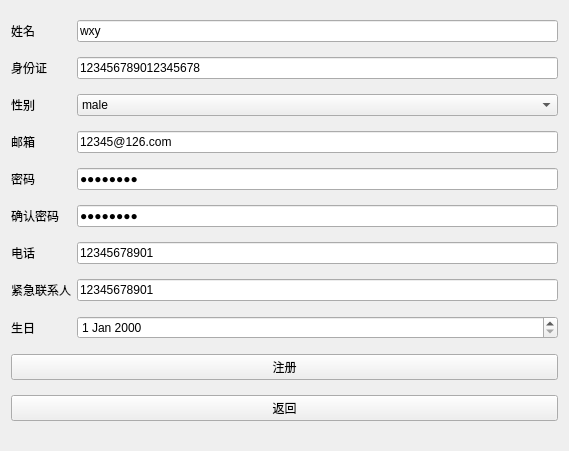
<?xml version="1.0" encoding="UTF-8"?>
<ui version="4.0">
 <class>PatientRegister</class>
 <widget class="QWidget" name="PatientRegister">
  <property name="geometry">
   <rect>
    <x>0</x>
    <y>0</y>
    <width>569</width>
    <height>451</height>
   </rect>
  </property>
  <property name="windowTitle">
   <string>智能医疗系统患者端</string>
  </property>
  <layout class="QGridLayout" name="gridLayout">
   <item row="9" column="0" colspan="2">
    <widget class="QPushButton" name="register_2">
     <property name="text">
      <string>注册</string>
     </property>
    </widget>
   </item>
   <item row="7" column="1">
    <widget class="QLineEdit" name="emgcy">
     <property name="text">
      <string>12345678901</string>
     </property>
    </widget>
   </item>
   <item row="1" column="1">
    <widget class="QLineEdit" name="idCard">
     <property name="text">
      <string>123456789012345678</string>
     </property>
    </widget>
   </item>
   <item row="5" column="0">
    <widget class="QLabel" name="label_6">
     <property name="text">
      <string>确认密码</string>
     </property>
    </widget>
   </item>
   <item row="1" column="0">
    <widget class="QLabel" name="label_2">
     <property name="text">
      <string>身份证</string>
     </property>
    </widget>
   </item>
   <item row="6" column="0">
    <widget class="QLabel" name="label_7">
     <property name="text">
      <string>电话</string>
     </property>
    </widget>
   </item>
   <item row="5" column="1">
    <widget class="QLineEdit" name="checkpass">
     <property name="text">
      <string>12345678</string>
     </property>
     <property name="echoMode">
      <enum>QLineEdit::Password</enum>
     </property>
    </widget>
   </item>
   <item row="0" column="0">
    <widget class="QLabel" name="label">
     <property name="text">
      <string>姓名</string>
     </property>
    </widget>
   </item>
   <item row="0" column="1">
    <widget class="QLineEdit" name="name">
     <property name="text">
      <string>wxy</string>
     </property>
    </widget>
   </item>
   <item row="4" column="1">
    <widget class="QLineEdit" name="password">
     <property name="text">
      <string>12345678</string>
     </property>
     <property name="echoMode">
      <enum>QLineEdit::Password</enum>
     </property>
    </widget>
   </item>
   <item row="7" column="0">
    <widget class="QLabel" name="label_8">
     <property name="text">
      <string>紧急联系人</string>
     </property>
    </widget>
   </item>
   <item row="4" column="0">
    <widget class="QLabel" name="label_5">
     <property name="text">
      <string>密码</string>
     </property>
    </widget>
   </item>
   <item row="3" column="1">
    <widget class="QLineEdit" name="email">
     <property name="text">
      <string>12345@126.com</string>
     </property>
    </widget>
   </item>
   <item row="2" column="1">
    <widget class="QComboBox" name="gender">
     <item>
      <property name="text">
       <string>male</string>
      </property>
     </item>
     <item>
      <property name="text">
       <string>female</string>
      </property>
     </item>
    </widget>
   </item>
   <item row="8" column="0">
    <widget class="QLabel" name="label_9">
     <property name="text">
      <string>生日</string>
     </property>
    </widget>
   </item>
   <item row="2" column="0">
    <widget class="QLabel" name="label_3">
     <property name="text">
      <string>性别</string>
     </property>
    </widget>
   </item>
   <item row="8" column="1">
    <widget class="QDateEdit" name="birthday"/>
   </item>
   <item row="3" column="0">
    <widget class="QLabel" name="label_4">
     <property name="text">
      <string>邮箱</string>
     </property>
    </widget>
   </item>
   <item row="6" column="1">
    <widget class="QLineEdit" name="phone">
     <property name="text">
      <string>12345678901</string>
     </property>
    </widget>
   </item>
   <item row="10" column="0" colspan="2">
    <widget class="QPushButton" name="returnBtn">
     <property name="text">
      <string>返回</string>
     </property>
    </widget>
   </item>
  </layout>
 </widget>
 <resources/>
 <connections/>
</ui>
